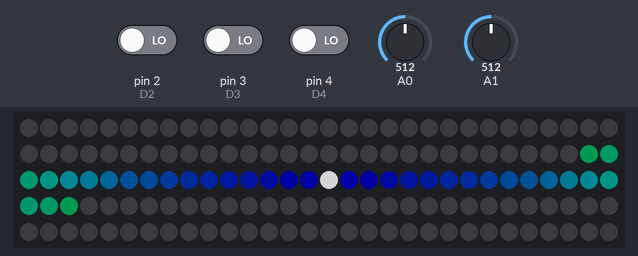
Simulated run of this sketch. Board: Arduino Uno, built with avr-gcc and run on an emulated ATmega328P. On the bench: 150 RGB LEDs in strip order, left to right, continuing on the next row. The test bench sets the inputs (shaded band); at power-on: A0 = 512, A1 = 512, pin 2 (D2) LOW, pin 3 (D3) LOW, pin 4 (D4) LOW. Dim RGB values are drawn brighter than linear.

Above: at 2.2 s.
2.3 s: A0 set to 0
At 3.5 s:
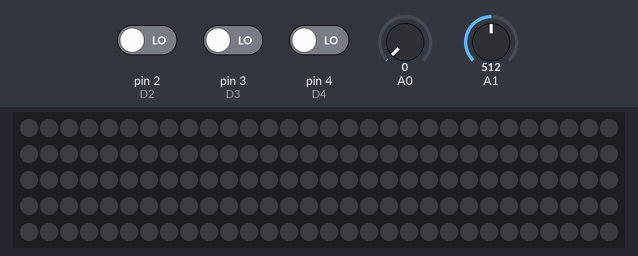
3.8 s: A0 set to 30
At 3.96 s:
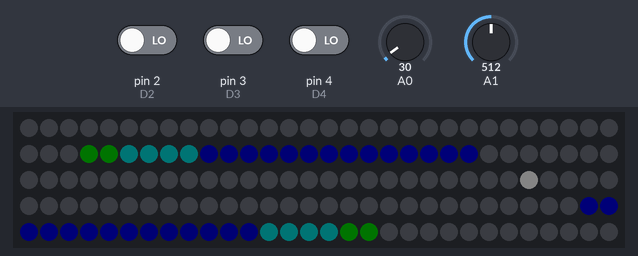
6.2 s: A1 set to 716
At 7.0 s:
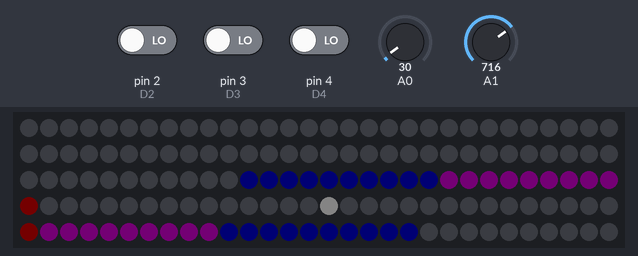
9.2 s: A1 set to 140
At 10.03 s:
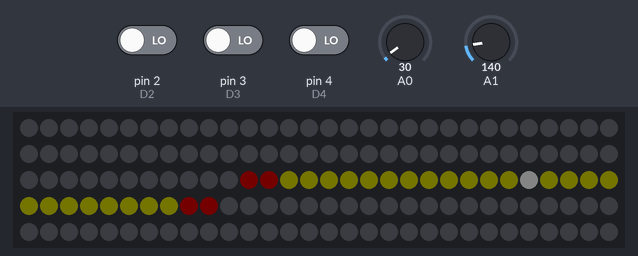
12.2 s: A0 set to 110
At 12.64 s:
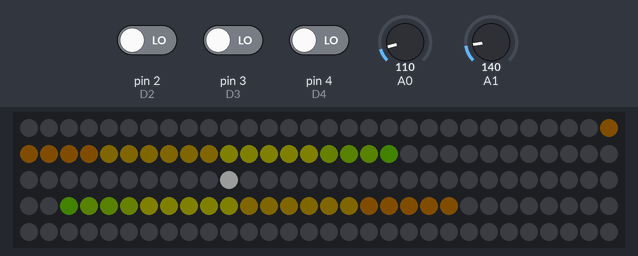
14.8 s: A1 set to 122
At 15.66 s:
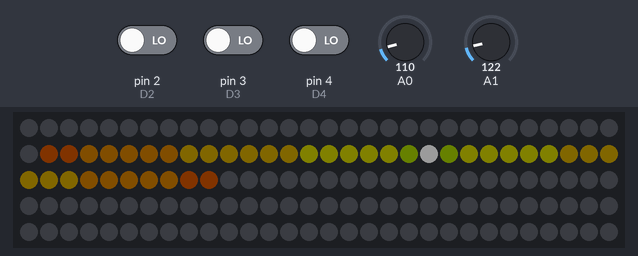

The sketch:

bothDirections.ino
```cpp
#include <FastLED.h>
#include <math.h>

#define BRIGHTNESS 140
#define SATURATION 140
#define NUM_LEDS 150

// LED pointers, global brightness and hue
CRGB led[NUM_LEDS];
int brightness = 0;
int hue = 0;

// Midi input pointers and variables
const int D2 = 2;
const int D3 = 3;
const int D4 = 4;
int btn2, btn3, btn4;
int sensorValueA0 = 0;
int sensorValueA1 = 0;

// mode variables
int mode = 0;
bool modeSetup = true;
bool d3High = false;
bool d3Low = false;

// int arrays (reuse for limited RAM)
int bright[NUM_LEDS];
int directions[NUM_LEDS];

// alternating pattern variables
bool flip = false;
int dir = 1;
int color = 135;
int offset = 65;

// animation variables
int start = 50;
int counter = 2;
bool off1 = false;
bool off2 = false;
int startPos = 70;


void loop()
{
  // get button and potentiometer values
  readMidiValues();

  // set global brightness and hue
  setBrightnessAndHue();

  // switch modes on button press
  detectModeSwitch();

  // choose routine based on mode
  modeStateMachine();

  // apply changes and delay 5ms
  FastLED.show();
  //delay(5);
}

/*
 * Looks for btn D3 to go high then low
 * Increments mode or resets to 0
 */
void detectModeSwitch(){
  if(!d3High && !d3Low && btn3 == 1)
    d3High = true;
  else if(d3High && !d3Low && btn3 == 0){
    d3Low = true;
    d3High = false;
  }
  else if(d3Low){
    switch(mode){
      case 0:
        mode = 1;
        break;
      case 1:
        mode = 0;
        break;
    }
    d3Low = false;
    modeSetup = true;
  }
}

/*
 * Called each iteration to perform
 * the correct routine based on mode
 */
void modeStateMachine(){
  switch(mode){
    case 0:
      mode0();
      break;
    case 1:
      mode1();
      break;
  }
}

/*
 *  Mode 1
 *  Unmoving solid color
 */
void mode1(){
  for(int i=0; i<150; i++)
    led[i] = CHSV(hue,255,BRIGHTNESS);
}

/*
 *  Mode 0
 *  Unmoving Gradient
 */
void mode0(){
  if(modeSetup){
    start = startPos;
    led[start] = CRGB::White;
    counter = 2;
    modeSetup = false;

    for(int i=0; i<150; i++){
      directions[i] = 0;
      bright[i] = hue;
    }
  }

  for(int i=1; i<counter; i++){
    if(start + i < 150){
      bright[start + i]+=2;
      led[start + i] = CHSV(bright[start+i],255,BRIGHTNESS);
      directions[start + i]++;
    }
    if(start - i >= 0){
      bright[start - i]+=2;
      led[start - i] = CHSV(bright[start-i],255,BRIGHTNESS);
      directions[start - i]++;
    }
  }


  for(int i=1; i<150; i++){
    if(start + i < 150){
      if(directions[start + i] == 0 || directions[start + i] > 20){
        led[start + i] = CRGB::Black;
      }
    }
    if(start - i >= 0){
      if(directions[start - i] == 0 || directions[start - i] > 20){
        led[start - i] = CRGB::Black;
      }
    }
  }
  if(counter > 0)
    counter++;
  if(counter > 100){
    counter = 0;
    modeSetup = true;
    startPos += dir * 5;
    if(startPos > 100 || startPos < 50){
      dir *= -1;
    }
  }


  //delay(10);

}

/*
 * Gets dial values and button states
 */
void readMidiValues(){
  // get potentiometer values
  sensorValueA0 = analogRead(A0);
  sensorValueA1 = analogRead(A1);

  // get button states
  btn2 = digitalRead(D2);
  btn3 = digitalRead(D3);
  btn4 = digitalRead(D4);
}

/*
 * Scales A0 and A1 from 1023 to 255
 * Call after readMidiValues() to set
 * global brightness and hue
 */
void setBrightnessAndHue(){
  // recalculate brightness based on Dial A0 scaled to 255
  brightness = int((1.0 * 255 / 1023) * sensorValueA0);
  FastLED.setBrightness(brightness);

  // recalculate hue based on Dial A1 scaled to 255
  hue = int((1.0 * 255 / 1023) * sensorValueA1);
}

void setup() {
  delay(1000);
  FastLED.addLeds<NEOPIXEL, 12>(led, NUM_LEDS);
  Serial.begin(9600);
  pinMode(D2, INPUT);
  pinMode(D3, INPUT);
  pinMode(D4 , INPUT);

  // get button and potentiometer values
  readMidiValues();

  // set global brightness and hue
  setBrightnessAndHue();

  // set initial state based on calculated brightness and hue
  for(int i=0; i<150; i++){
    //led[i] = CHSV(hue,SATURATION,brightness);
  }

  FastLED.show();
}
```

Measured:
- after the input at 2.3 s, the LEDs: change at once (image 1)
- after the input at 3.8 s, the LEDs: change at once (image 2)
- after the input at 6.2 s, the LEDs: first differ from a run without the input after 0.66 s (image 3)
- after the input at 9.2 s, the LEDs: first differ from a run without the input after 0.68 s (image 4)
- after the input at 12.2 s, the LEDs: change after 0.29 s (image 5)
- after the input at 14.8 s, the LEDs: first differ from a run without the input after 0.72 s (image 6)
